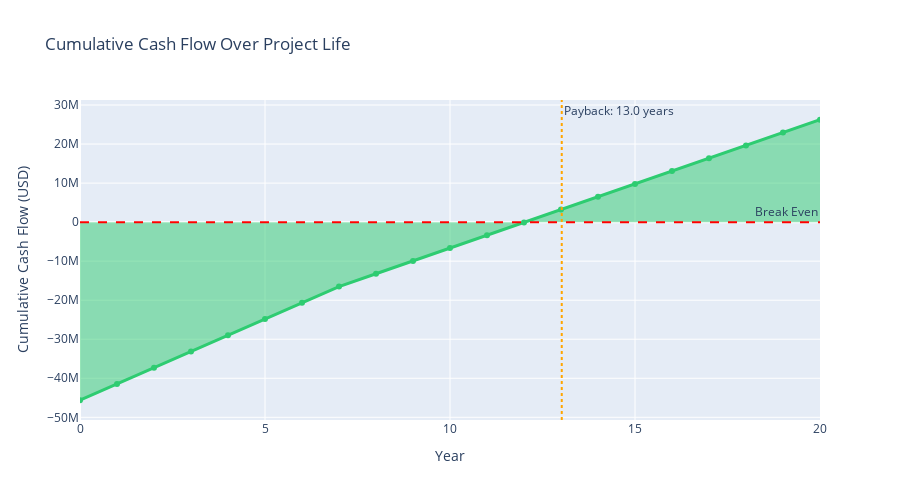

This figure's notebook cell:
### Code cell
def calculate_project_npv(capex, annual_revenue, annual_variable_costs, 
                          discount_rate, project_life, 
                          annual_fixed_costs=0, tax_rate=0.21):
    """
    Calculate NPV and IRR with more detailed cash flow model
    
    Parameters match actual thesis financial structure
    """
    
    # Year 0: Capital investment
    cash_flows = [-capex]
    
    # Years 1-20: Operating cash flows
    for year in range(1, project_life + 1):
        # Revenue
        revenue = annual_revenue
        
        # Costs
        variable_cost = annual_variable_costs
        fixed_cost = annual_fixed_costs
        
        # EBITDA
        ebitda = revenue - variable_cost - fixed_cost
        
        # Depreciation (simplified - straight line over 7 years)
        if year <= 7:
            depreciation = capex / 7
        else:
            depreciation = 0
        
        # EBIT
        ebit = ebitda - depreciation
        
        # Taxes
        taxes = max(0, ebit * tax_rate)
        
        # Net Income
        net_income = ebit - taxes
        
        # Cash Flow = Net Income + Depreciation (add back non-cash)
        cash_flow = net_income + depreciation
        
        cash_flows.append(cash_flow)
    
    # Calculate NPV
    npv_calc = npf.npv(discount_rate, cash_flows)
    
    # Calculate IRR
    try:
        irr_calc = npf.irr(cash_flows) * 100
    except:
        irr_calc = None
    
    # Simple payback
    cumulative = -capex
    payback_year = None
    for year in range(1, project_life + 1):
        cumulative += cash_flows[year]
        if cumulative >= 0 and payback_year is None:
            payback_year = year + abs(cumulative - cash_flows[year]) / cash_flows[year]
            break
    
    return {
        'NPV': npv_calc,
        'IRR': irr_calc,
        'Payback': payback_year,
        'Cash Flows': cash_flows,
        'Total Cash Generated': sum(cash_flows[1:])
    }

# Calculate with your actual numbers
results = calculate_project_npv(
    capex=capex,
    annual_revenue=total_revenue,
    annual_variable_costs=variable_costs,
    discount_rate=discount_rate,
    project_life=int(plant_lifetime),
    annual_fixed_costs=0,  # Not separated in your data
    tax_rate=0.21
)

print("="*80)
print("PROJECT FINANCIAL ANALYSIS")
print("="*80)
print(f"\n💰 Net Present Value:")
print(f"   NPV (15% discount):    ${results['NPV']/1e6:>8.2f} million")
print(f"   From thesis:           ${npv/1e6:>8.2f} million")
print(f"   Match: {'✓' if abs(results['NPV'] - npv) < 1e6 else '✗'}")

print(f"\n📈 Internal Rate of Return:")
print(f"   Calculated IRR:        {results['IRR']:>8.2f}%")
print(f"   From thesis:           {irr:>8.2f}%")

print(f"\n⏱️ Payback Period:")
print(f"   Calculated:            {results['Payback']:>8.1f} years")
print(f"   From thesis:           {payback:>8.1f} years")

print(f"\n💵 Total Cash Generation:")
print(f"   20-year total:         ${results['Total Cash Generated']/1e6:>8.2f} million")
print(f"   Initial Investment:    ${capex/1e6:>8.2f} million")
print(f"   Net Cash Return:       ${(results['Total Cash Generated'] - capex)/1e6:>8.2f} million")

# Visualize cumulative cash flow
years = list(range(0, int(plant_lifetime) + 1))
cumulative_cf = [results['Cash Flows'][0]]  # Start with -CapEx

for i in range(1, len(results['Cash Flows'])):
    cumulative_cf.append(cumulative_cf[-1] + results['Cash Flows'][i])

fig = go.Figure()

fig.add_trace(go.Scatter(
    x=years,
    y=cumulative_cf,
    mode='lines+markers',
    name='Cumulative Cash Flow',
    fill='tozeroy',
    line=dict(width=3, color='#2ecc71'),
    marker=dict(size=6)
))

fig.add_hline(y=0, line_dash="dash", line_color="red", annotation_text="Break Even")

# Mark payback point
if results['Payback']:
    fig.add_vline(x=results['Payback'], line_dash="dot", line_color="orange",
                  annotation_text=f"Payback: {results['Payback']:.1f} years")

fig.update_layout(
    title='Cumulative Cash Flow Over Project Life',
    xaxis_title='Year',
    yaxis_title='Cumulative Cash Flow (USD)',
    hovermode='x unified',
    height=500
)

fig.show()

print(f"\n🎯 Investment Attractiveness:")
if results['NPV'] > 0:
    print(f"   ✅ Positive NPV: Project creates value")
if results['IRR'] and results['IRR'] > discount_rate * 100:
    print(f"   ✅ IRR ({results['IRR']:.1f}%) exceeds discount rate ({discount_rate*100}%)")
if results['Payback'] and results['Payback'] < 5:
    print(f"   ✅ Fast payback: {results['Payback']:.1f} years is excellent for chemical industry")

### Figure 1 — Plotly figure (JSON) as saved in the notebook; plotly's stock layout.template omitted (floating-point values rounded to 4 significant figures)
{"data": [{"fill": "tozeroy", "line": {"color": "#2ecc71", "width": 3}, "marker": {"size": 6}, "mode": "lines+markers", "name": "Cumulative Cash Flow", "type": "scatter", "x": [0, 1, 2, 3, 4, 5, 6, 7, 8, 9, 10, 11, 12, 13, 14, 15, 16, 17, 18, 19, 20], "y": [-45630071, -41468990, -37307909, -33146828, -28985747, -24824666, -20663585, -16502504, -13220000.0, -9928000.0, -6641000.0, -3353000.0, -66230.0, 3221000.0, 6508000.0, 9796000.0, 13080000.0, 16370000.0, 19660000.0, 22940000.0, 26230000.0]}], "layout": {"annotations": [{"showarrow": false, "text": "Break Even", "x": 1, "xanchor": "right", "xref": "x domain", "y": 0, "yanchor": "bottom", "yref": "y"}, {"showarrow": false, "text": "Payback: 13.0 years", "x": 13.02, "xanchor": "left", "xref": "x", "y": 1, "yanchor": "top", "yref": "y domain"}], "height": 500, "hovermode": "x unified", "shapes": [{"line": {"color": "red", "dash": "dash"}, "type": "line", "x0": 0, "x1": 1, "xref": "x domain", "y0": 0, "y1": 0, "yref": "y"}, {"line": {"color": "orange", "dash": "dot"}, "type": "line", "x0": 13.02, "x1": 13.02, "xref": "x", "y0": 0, "y1": 1, "yref": "y domain"}], "title": {"text": "Cumulative Cash Flow Over Project Life"}, "xaxis": {"title": {"text": "Year"}}, "yaxis": {"title": {"text": "Cumulative Cash Flow (USD)"}}}}
